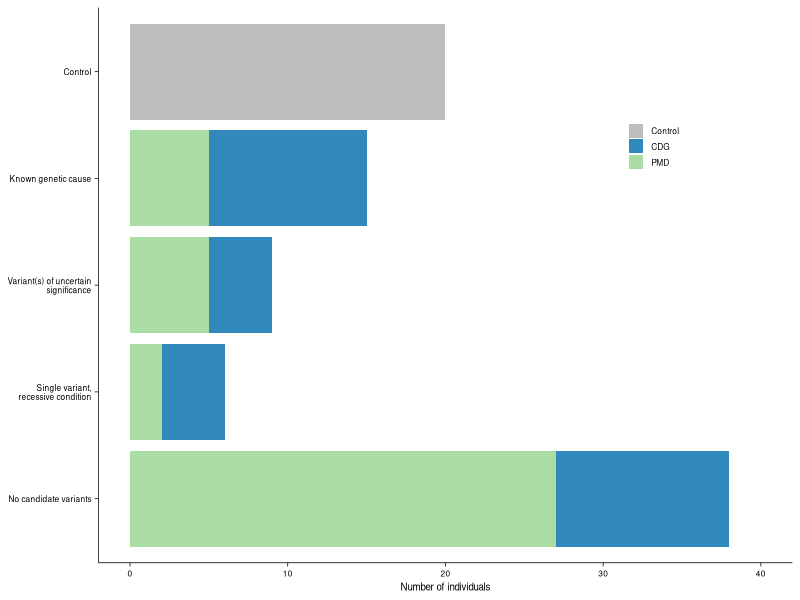

Here is the R script that generated this plot:
#!/usr/bin/env Rscript

# Author: Robert Wang (Xing Lab)
# Date: 2024.12.27
# Figure 1c

# Overview of individuals that underwent TEQUILA-seq. We sequenced skin fibroblast RNAs from 88 individuals, including 20 unaffected 
# healthy controls and 68 rare disease patients who had been clinically referred for evaluation of CDG (congenital disorders of 
# glycosylation) or PMD (primary mitochondrial diseases). Of the 68 rare disease patients, 15 had known genetic causes from prior 
# testing while the remaining 53 were genetically undiagnosed. 

# =====================================================================================================================
#                                                      LIBRARIES 
# =====================================================================================================================

# Load required libraries
suppressMessages(library(dplyr))
suppressMessages(library(ggplot2))
suppressMessages(library(tidyr))

# =====================================================================================================================
#                                                        MAIN
# =====================================================================================================================

# Establish working directories and file paths
workdir <- "/mnt/isilon/lin_lab_share/STRIPE"
outfile <- file.path(workdir, "manuscript/Revisions/20241219/Main_Figures/Figure_1/Figure_1c.pdf")

# Construct dataframe summarizing number of individuals in cohort by disease group and genetic diagnosis category
df <- tibble(
    Category = rep(c("Control", "Known genetic cause", "Variant(s) of uncertain\nsignificance",
        "Single variant,\nrecessive condition", "No candidate variants"), each = 3),
    Group = rep(c("Control", "CDG", "PMD"), 5),
    Count = c(20, 0, 0, 0, 10, 5, 0, 4, 5, 0, 4, 2, 0, 11, 27)
)
df$Category <- factor(df$Category, levels = rev(c("Control", "Known genetic cause", "Variant(s) of uncertain\nsignificance",
    "Single variant,\nrecessive condition", "No candidate variants")))
df$Group <- factor(df$Group, levels = c("Control", "CDG", "PMD"))

# Plot number of individuals in cohort by disease group and genetic diagnosis category
p <- ggplot(df, aes(x = Count, y = Category, fill = Group)) + geom_bar(stat = "identity") + theme_classic() + xlim(0, 40) +
    theme(panel.grid.major = element_blank(), panel.grid.minor = element_blank(), panel.background = element_blank(), 
    axis.text = element_text(color = "black", size = 6), axis.title.x = element_text(color = "black", size = 7), 
    axis.title.y = element_blank(), axis.ticks = element_line(color = "black", linewidth = 0.25), 
    axis.line = element_line(color = "black", linewidth = 0.25), legend.title = element_blank(), 
    legend.text = element_text(color = "black", size = 6), legend.position = c(0.8, 0.75), legend.key.size = unit(0.4, 'cm')) + 
    xlab("Number of individuals") + scale_fill_manual(values = c("#BEBEBE", "#3188BD", "#AADDA3"))

# Save p to outfile
ggsave(outfile, plot = p, width = 3, height = 1.75)